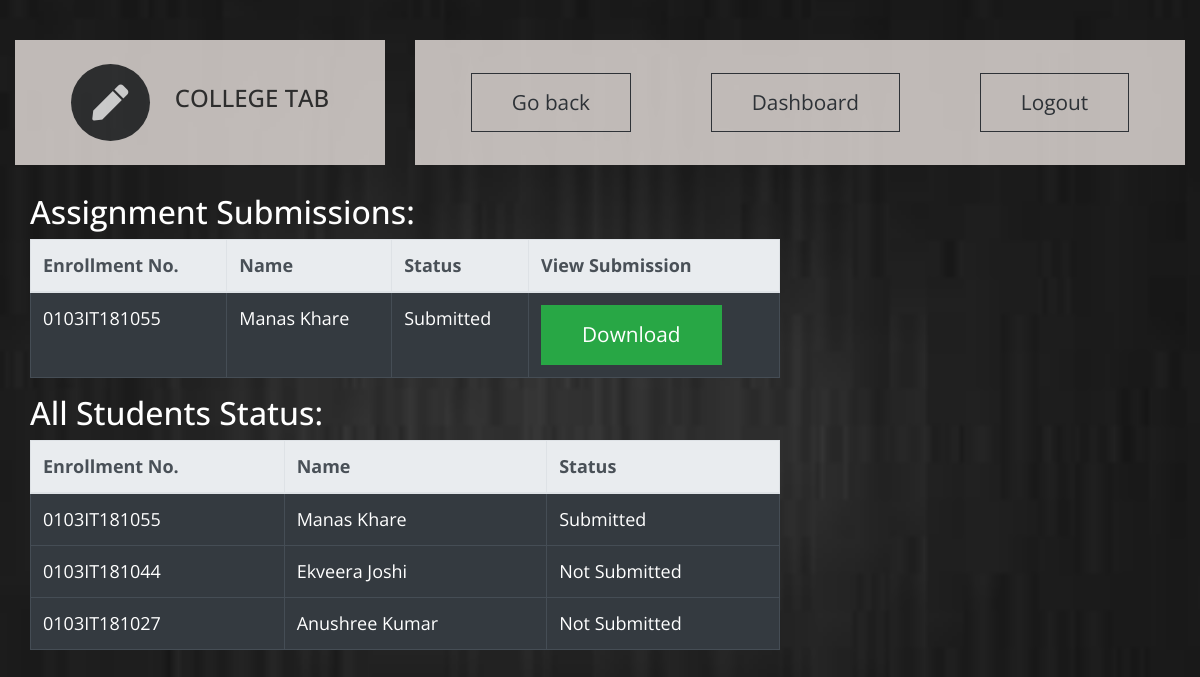
/t_dashboard/t_sub_assign_submit/7/IT-601/1/4 (signed in), run on the app's committed database.
### ctapp/models.py (models this page shows, shortened)
class student_submission(models.Model):#assignment
    a_id = models.ForeignKey(assignment,on_delete=models.CASCADE)
    stud_id = models.ForeignKey(student,on_delete=models.CASCADE)
    file = models.FileField(upload_to =user_directory_path)

class student(models.Model):
    user = models.OneToOneField(User, on_delete=models.CASCADE,unique=True)
    enrollment_number = models.CharField(max_length = 12,primary_key = True)
    name = models.CharField(max_length = 30)
    college_name = models.CharField(max_length = 10,choices = CLG_CHOICES,default = 'LNCT')
    sem = models.CharField(max_length = 20,choices = SEMESTER_CHOICES,default = '6')
    sec = models.CharField(max_length = 1,choices = SEC_CHOICES,default = 'A')
    branch= models.CharField(max_length = 20,choices = BRANCH_CHOICES,default = 'IT')
    mobile_no = models.CharField(max_length=10)
    email = models.CharField(max_length=30)

### ctapp/views.py (the view)
# urls.py: path('t_sub_assign_submit/<int:id>/<str:sub_id>/<int:class_id>/<int:a_id>',views.teacher_assignment_submission, name='t_assign_submit'),# list of assign
@login_required(login_url='t_login/')
def teacher_assignment_submission(request,id,sub_id,class_id,a_id):# list students who have submitted this assignment
    current_teacher = teacher.objects.get(id=id)
    current_subject = subject.objects.get(subject_code=sub_id)
    current_class=Class.objects.get(id=class_id)
    template = loader.get_template('teacher_dashboard_assignment_submissions.html')
    a = assignment.objects.filter(id=a_id)
    student_submission_list = student_submission.objects.filter(a_id=a_id)
    all_students = student.objects.all().filter(branch=current_class.branch)
    student_who_submit = [s.stud_id for s in student_submission_list]
    context = {'submission_list':student_submission_list,'assignment':a,'subject':current_subject,'class':current_class,'teacher':current_teacher,'all_students':all_students,'student_who_submit':student_who_submit}
    return HttpResponse(template.render(context, request))

### ctapp/templates/teacher_dashboard_assignment_submissions.html (shortened to what this page needs)
<!DOCTYPE html>
<html lang="en">
{% load static %}
{% load widget_tweaks %}
  <head>
    <link rel="stylesheet" href="{% static 'css/all.min.css' %}" />
    <link rel="stylesheet" href="{% static 'css/bootstrap.min.css' %}" />
    <link rel="stylesheet" href="{% static 'css/templatemo-style.css' %}" />
  </head>
  <body id="assignmentPage">
    <div class="parallax-window" data-parallax="scroll" data-image-src="{% static 'img/subs.jpg' %}">
      <div class="container-fluid">
        <div class="row tm-brand-row">
          <div class="col-lg-4 col-11">
            <div class="tm-brand-container tm-bg-white-transparent">
              <i class="fas fa-2x fa-pen tm-brand-icon"></i>
              <div class="tm-brand-texts">
                <h1 class="text-uppercase tm-brand-name">College Tab</h1>
              </div>
            </div>
          </div>
          <div class="col-lg-8 col-1">
            <div class="tm-nav">
              <nav
                class="navbar navbar-expand-lg navbar-light tm-bg-white-transparent tm-navbar">
                <div class="collapse navbar-collapse" id="navbarNav">
                  <ul class="navbar-nav">
                    <li class="nav-item">
                        <a href="{% url 'teacher:t_subject_assignment_list' teacher.id subject.subject_code class.id %}" class="btn btn-outline-dark">Go back</a>
                    </li>
                    <li class="nav-item">
                      <a href="{% url 'teacher:t_db' teacher.id %}" class="btn btn-outline-dark">
                        Dashboard
                      </a>
                    </li>
                    <li class="nav-item">
                      <a href="{% url 't_logout' %}" class="btn btn-outline-dark">
                        Logout
                      </a>
                    </li>
                  </ul>
                </div>
              </nav>
            </div>
          </div>
        </div>
  <body>
  <div class="container-fluid">
    <div class="row">
      <div class="col-8">
        <h2 class="mb-8" style="color:white;">Assignment Submissions:</h2>
        <div class="table-responsive">
          <table class="table custom-table table-bordered table-hover table-dark">
            <thead class="thead-light">
              <tr>
                <th scope="col">Enrollment No.</th>
                <th scope="col">Name</th>
                <th scope="col">Status</th>
                <th scope="col">View Submission</th>
              </tr>
            </thead>
            <tbody>
              {% for s in submission_list %}
              <tr scope="row">
                  <td>{{s.stud_id.enrollment_number}}</td>
                  <td>{{s.stud_id.name}}</td>
                    <td>Submitted</td>
                    <td><a href="{{ s.a_id.assignfile.url }}" download class="btn btn-success assign_btn">Download</a></td>
              </tr>
              {% endfor %}
            </tbody>
          </table>
        </div>
      </div>
    <div class="col-8">
      <h2 class="mb-8" style="color:white;">All Students Status:</h2>
      <div class="table-responsive">
        <table class="table custom-table table-bordered table-hover table-dark">
          <thead class="thead-light">
            <tr>
              <th scope="col">Enrollment No.</th>
              <th scope="col">Name</th>
              <th scope="col">Status</th>
            </tr>
          </thead>
          <tbody>
            {% for s in all_students %}
            <tr scope="row">
                <td>{{s.enrollment_number}}</td>
                <td>{{s.name}}</td>
                {% if s in student_who_submit %}
                  <td>Submitted</td>
                {% else %}
                  <td>Not Submitted</td>
                {% endif %}
            </tr>
            {% endfor %}
          </tbody>
        </table>
      </div>
    </div>
  </div>
</div>
  </body>
</html>

### ctapp/static/css/templatemo-style.css (style rules this page uses)
html { scroll-behavior: smooth; }
body { font-family: "Open Sans", Arial, Helvetica, sans-serif; font-size: 18px; font-weight: 400; color: #6b6b6b; overflow-x: hidden; }
a, button { transition: all 0.3s ease; }
.container-fluid { max-width: 1310px; }
.parallax-window { min-height: 1100px; background: transparent; }
.tm-bg-white-transparent { background-color: rgba(255, 255, 255, 0.8); }
.tm-brand-row { align-items: center; padding-top: 40px; padding-bottom: 28px; }
.tm-brand-container { max-width: 500px; height: 125px; display: flex; align-items: center; justify-content: center; }
.tm-brand-icon { width: 79px; height: 77px; display: flex; align-items: center; justify-content: center; background-color: #333436; color: white; border-radius: 50%; margin-right: 25px; }
.tm-brand-name { font-size: 1.5rem; color: #333333; }
::placeholder { color: black; opacity: 1; }
.tm-navbar { max-width: 840px;min-height: 125px;justify-content:; }
.tm-navbar .navbar-nav { width: 100%; display: flex; align-items: center; justify-content: space-around; }
.nav-item { position: relative; }
.btn { border-radius: 0; padding: 13px 40px; font-size: 1.3rem; }
.tm-bg-white-transparent { background-color: #F2EBE7;; opacity: 0.77; color: #F4F3F2; font-weight: bold; }
::placeholder { color: black; }

### data on the page
student_submission: stud_id.enrollment_number "0103IT181055", stud_id.name "Manas Khare"
student: enrollment_number "0103IT181055", name "Manas Khare", shows "Submitted"
student: enrollment_number "0103IT181044", name "Ekveera Joshi", shows "Not Submitted"
student: enrollment_number "0103IT181027", name "Anushree Kumar", shows "Not Submitted"
